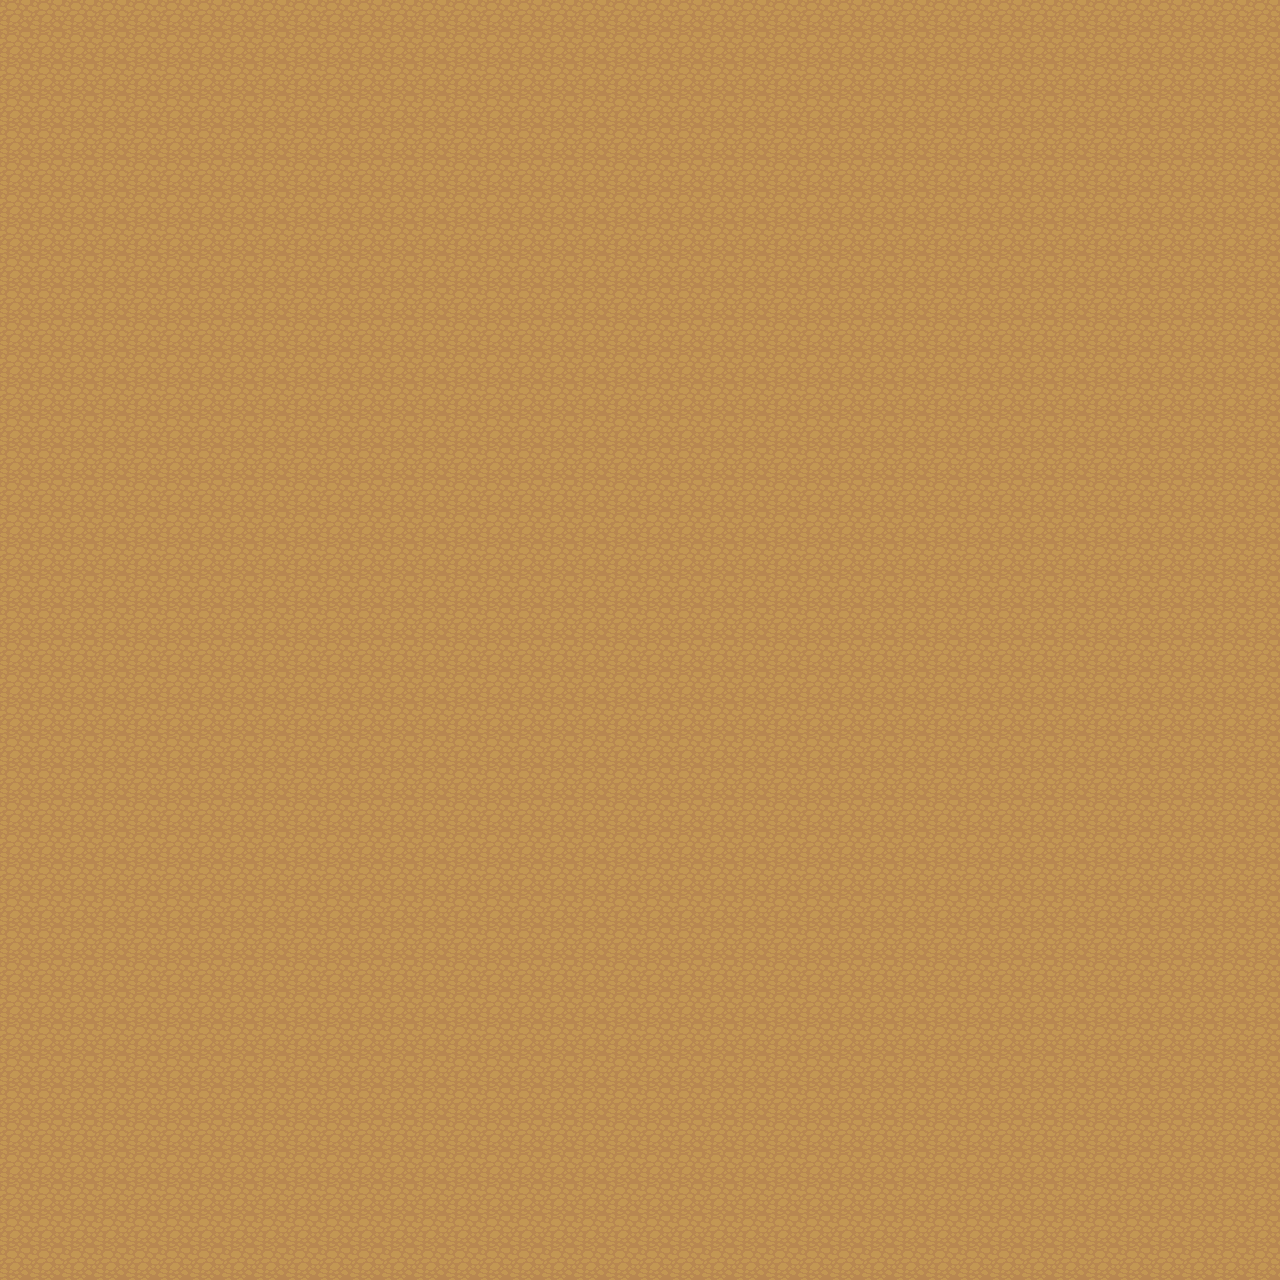

The image is a tile-based game level rendered from a .tmx file. Its description and complete source (layers, tilesets, objects, tile grids) follow:
An orthogonal 40x40 tile map with 32x32 px tiles, 1 tile layer (Ground), 2 tilesets.

<map version="1.0" tiledversion="1.0.2" orientation="orthogonal" renderorder="right-down" width="40" height="40" tilewidth="32" tileheight="32" nextobjectid="1">
 <tileset firstgid="1" source="Terreni.tsx" />
 <tileset firstgid="962" source="Tileset.tsx" />
 <layer name="Ground" width="40" height="40">
  <data encoding="csv">
95,95,95,95,95,95,95,95,95,95,95,95,95,95,95,95,95,95,95,95,95,95,95,95,95,95,95,95,95,95,95,95,95,95,95,95,95,95,95,95,
95,95,95,95,95,95,95,95,95,95,95,95,95,95,95,95,95,95,95,95,95,95,95,95,95,95,95,95,95,95,95,95,95,95,95,95,95,95,95,95,
95,95,95,95,95,95,95,95,95,95,95,95,95,95,95,95,95,95,95,95,95,95,95,95,95,95,95,95,95,95,95,95,95,95,95,95,95,95,95,95,
95,95,95,95,95,95,95,95,95,95,95,95,95,95,95,95,95,95,95,95,95,95,95,95,95,95,95,95,95,95,95,95,95,95,95,95,95,95,95,95,
95,95,95,95,95,95,95,95,95,95,95,95,95,95,95,95,95,95,95,95,95,95,95,95,95,95,95,95,95,95,95,95,95,95,95,95,95,95,95,95,
95,95,95,95,95,95,95,95,95,95,95,95,95,95,95,95,95,95,95,95,95,95,95,95,95,95,95,95,95,95,95,95,95,95,95,95,95,95,95,95,
95,95,95,95,95,95,95,95,95,95,95,95,95,95,95,95,95,95,95,95,95,95,95,95,95,95,95,95,95,95,95,95,95,95,95,95,95,95,95,95,
95,95,95,95,95,95,95,95,95,95,95,95,95,95,95,95,95,95,95,95,95,95,95,95,95,95,95,95,95,95,95,95,95,95,95,95,95,95,95,95,
95,95,95,95,95,95,95,95,95,95,95,95,95,95,95,95,95,95,95,95,95,95,95,95,95,95,95,95,95,95,95,95,95,95,95,95,95,95,95,95,
95,95,95,95,95,95,95,95,95,95,95,95,95,95,95,95,95,95,95,95,95,95,95,95,95,95,95,95,95,95,95,95,95,95,95,95,95,95,95,95,
95,95,95,95,95,95,95,95,95,95,95,95,95,95,95,95,95,95,95,95,95,95,95,95,95,95,95,95,95,95,95,95,95,95,95,95,95,95,95,95,
95,95,95,95,95,95,95,95,95,95,95,95,95,95,95,95,95,95,95,95,95,95,95,95,95,95,95,95,95,95,95,95,95,95,95,95,95,95,95,95,
95,95,95,95,95,95,95,95,95,95,95,95,95,95,95,95,95,95,95,95,95,95,95,95,95,95,95,95,95,95,95,95,95,95,95,95,95,95,95,95,
95,95,95,95,95,95,95,95,95,95,95,95,95,95,95,95,95,95,95,95,95,95,95,95,95,95,95,95,95,95,95,95,95,95,95,95,95,95,95,95,
95,95,95,95,95,95,95,95,95,95,95,95,95,95,95,95,95,95,95,95,95,95,95,95,95,95,95,95,95,95,95,95,95,95,95,95,95,95,95,95,
95,95,95,95,95,95,95,95,95,95,95,95,95,95,95,95,95,95,95,95,95,95,95,95,95,95,95,95,95,95,95,95,95,95,95,95,95,95,95,95,
95,95,95,95,95,95,95,95,95,95,95,95,95,95,95,95,95,95,95,95,95,95,95,95,95,95,95,95,95,95,95,95,95,95,95,95,95,95,95,95,
95,95,95,95,95,95,95,95,95,95,95,95,95,95,95,95,95,95,95,95,95,95,95,95,95,95,95,95,95,95,95,95,95,95,95,95,95,95,95,95,
95,95,95,95,95,95,95,95,95,95,95,95,95,95,95,95,95,95,95,95,95,95,95,95,95,95,95,95,95,95,95,95,95,95,95,95,95,95,95,95,
95,95,95,95,95,95,95,95,95,95,95,95,95,95,95,95,95,95,95,95,95,95,95,95,95,95,95,95,95,95,95,95,95,95,95,95,95,95,95,95,
95,95,95,95,95,95,95,95,95,95,95,95,95,95,95,95,95,95,95,95,95,95,95,95,95,95,95,95,95,95,95,95,95,95,95,95,95,95,95,95,
95,95,95,95,95,95,95,95,95,95,95,95,95,95,95,95,95,95,95,95,95,95,95,95,95,95,95,95,95,95,95,95,95,95,95,95,95,95,95,95,
95,95,95,95,95,95,95,95,95,95,95,95,95,95,95,95,95,95,95,95,95,95,95,95,95,95,95,95,95,95,95,95,95,95,95,95,95,95,95,95,
95,95,95,95,95,95,95,95,95,95,95,95,95,95,95,95,95,95,95,95,95,95,95,95,95,95,95,95,95,95,95,95,95,95,95,95,95,95,95,95,
95,95,95,95,95,95,95,95,95,95,95,95,95,95,95,95,95,95,95,95,95,95,95,95,95,95,95,95,95,95,95,95,95,95,95,95,95,95,95,95,
95,95,95,95,95,95,95,95,95,95,95,95,95,95,95,95,95,95,95,95,95,95,95,95,95,95,95,95,95,95,95,95,95,95,95,95,95,95,95,95,
95,95,95,95,95,95,95,95,95,95,95,95,95,95,95,95,95,95,95,95,95,95,95,95,95,95,95,95,95,95,95,95,95,95,95,95,95,95,95,95,
95,95,95,95,95,95,95,95,95,95,95,95,95,95,95,95,95,95,95,95,95,95,95,95,95,95,95,95,95,95,95,95,95,95,95,95,95,95,95,95,
95,95,95,95,95,95,95,95,95,95,95,95,95,95,95,95,95,95,95,95,95,95,95,95,95,95,95,95,95,95,95,95,95,95,95,95,95,95,95,95,
95,95,95,95,95,95,95,95,95,95,95,95,95,95,95,95,95,95,95,95,95,95,95,95,95,95,95,95,95,95,95,95,95,95,95,95,95,95,95,95,
95,95,95,95,95,95,95,95,95,95,95,95,95,95,95,95,95,95,95,95,95,95,95,95,95,95,95,95,95,95,95,95,95,95,95,95,95,95,95,95,
95,95,95,95,95,95,95,95,95,95,95,95,95,95,95,95,95,95,95,95,95,95,95,95,95,95,95,95,95,95,95,95,95,95,95,95,95,95,95,95,
95,95,95,95,95,95,95,95,95,95,95,95,95,95,95,95,95,95,95,95,95,95,95,95,95,95,95,95,95,95,95,95,95,95,95,95,95,95,95,95,
95,95,95,95,95,95,95,95,95,95,95,95,95,95,95,95,95,95,95,95,95,95,95,95,95,95,95,95,95,95,95,95,95,95,95,95,95,95,95,95,
95,95,95,95,95,95,95,95,95,95,95,95,95,95,95,95,95,95,95,95,95,95,95,95,95,95,95,95,95,95,95,95,95,95,95,95,95,95,95,95,
95,95,95,95,95,95,95,95,95,95,95,95,95,95,95,95,95,95,95,95,95,95,95,95,95,95,95,95,95,95,95,95,95,95,95,95,95,95,95,95,
95,95,95,95,95,95,95,95,95,95,95,95,95,95,95,95,95,95,95,95,95,95,95,95,95,95,95,95,95,95,95,95,95,95,95,95,95,95,95,95,
95,95,95,95,95,95,95,95,95,95,95,95,95,95,95,95,95,95,95,95,95,95,95,95,95,95,95,95,95,95,95,95,95,95,95,95,95,95,95,95,
95,95,95,95,95,95,95,95,95,95,95,95,95,95,95,95,95,95,95,95,95,95,95,95,95,95,95,95,95,95,95,95,95,95,95,95,95,95,95,95,
95,95,95,95,95,95,95,95,95,95,95,95,95,95,95,95,95,95,95,95,95,95,95,95,95,95,95,95,95,95,95,95,95,95,95,95,95,95,95,95
</data>
 </layer>
</map>
